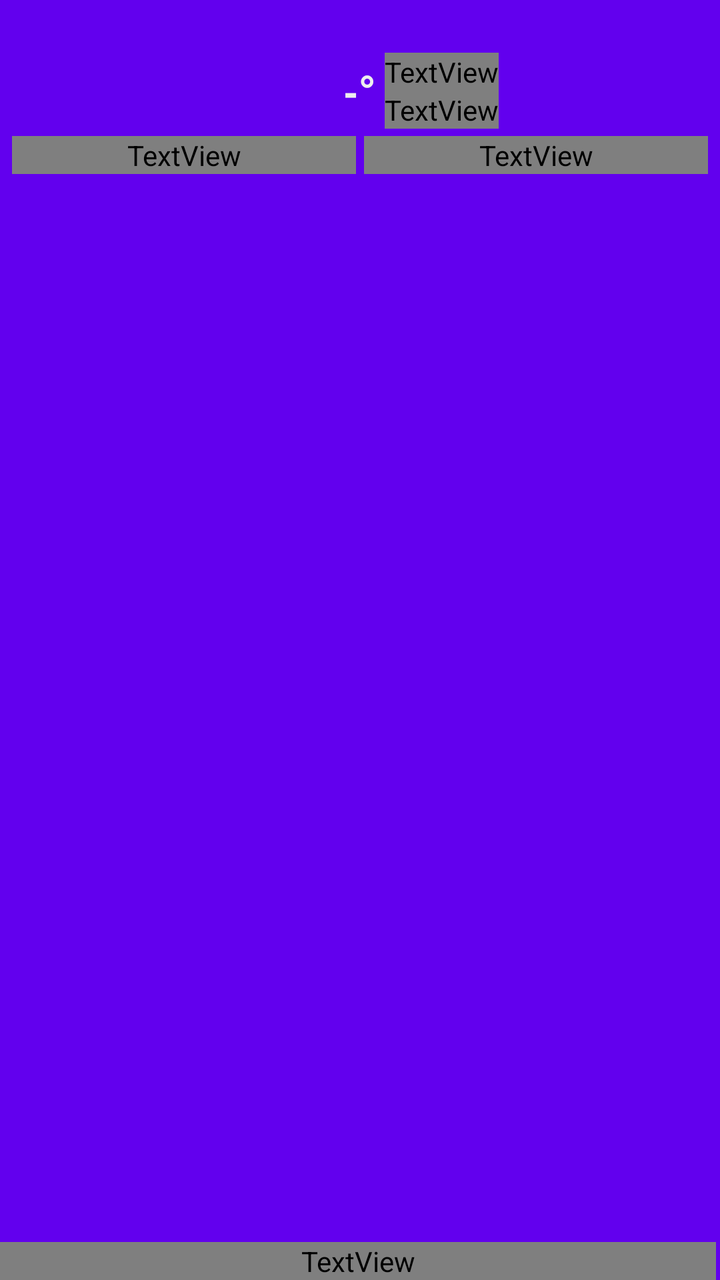
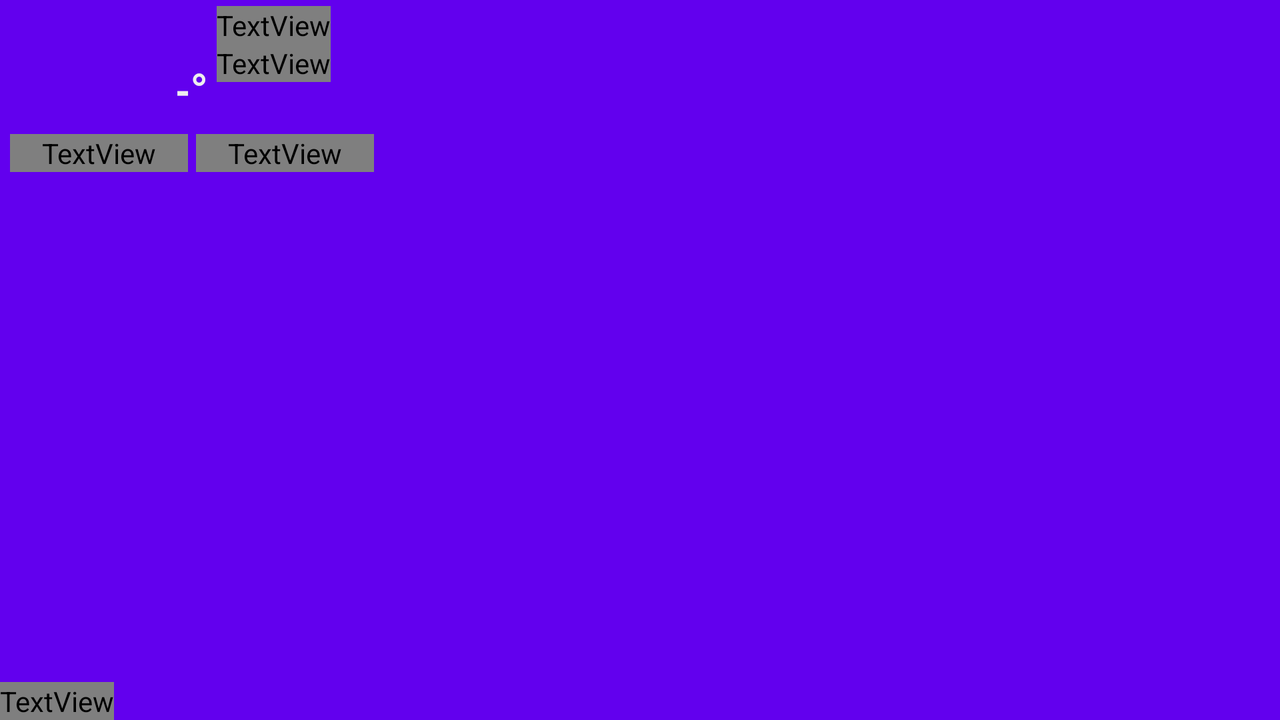

Compare how this app lays out the same screen by default and in its alternative resource folder. The renders come first, then the two layout files and the values they reference.
<!-- AndroidManifest.xml: fallback theme Theme.MaterialComponents.DayNight.NoActionBar -->
<!-- res/layout/activity_weatherdetails.xml -->
<?xml version="1.0" encoding="utf-8"?>
<RelativeLayout
        xmlns:android="http://schemas.android.com/apk/res/android"
        android:id="@+id/weatherdetails_maincontainer"
        android:layout_width="match_parent"
        android:layout_height="match_parent"
        android:background="?attr/colorPrimary"
        android:fitsSystemWindows="true">

    <TextView android:id="@+id/weatherdetails_reference_text"
              android:layout_width="match_parent"
              android:layout_height="wrap_content"
              android:layout_alignParentBottom="true"
              android:layout_marginRight="2dp"
              android:textColor="?attr/colorText"
              android:textSize="@dimen/widget_textsize_medium"
              android:visibility="visible"
              android:textAlignment="center"
              android:gravity="center_horizontal"
              android:layout_gravity="center"
              android:text="@string/dwd_notice"/>

    <ScrollView
            android:id="@+id/weatherdetails_scrollview"
            android:layout_width="wrap_content"
            android:layout_height="match_parent"
            android:layout_above="@id/weatherdetails_reference_text">

        <RelativeLayout
                android:layout_width="match_parent"
                android:layout_height="wrap_content">

            <RelativeLayout
                    android:id="@+id/weatherdetails_forecastcontainer"
                    android:layout_width="match_parent"
                    android:layout_height="wrap_content"
                    android:padding="4dp">

                <ImageView android:contentDescription="@null" android:id="@+id/weatherdetails_backgroundimage"
                           android:layout_width="match_parent"
                           android:layout_height="match_parent"/>

                <RelativeLayout
                        android:id="@+id/weatherdetails_weather_container"
                        android:layout_alignParentTop="true"
                        android:layout_alignParentLeft="true"
                        android:gravity="center_horizontal|center_vertical"
                        android:layout_gravity="center_horizontal|center_vertical"
                        android:layout_marginLeft="@dimen/widget_margin"
                        android:layout_marginRight="@dimen/widget_margin"
                        android:layout_width="match_parent"
                        android:layout_height="match_parent">

                    <ImageView android:contentDescription="@null" android:id="@+id/weatherdetails_weatherconditionicon"
                               android:layout_width="@dimen/widget_weathericon_size"
                               android:layout_height="@dimen/widget_weathericon_size"
                               android:layout_alignParentLeft="true"
                               android:layout_centerVertical="true"
                               android:layout_gravity="left|center_vertical"
                               android:src="@mipmap/not_available" />

                    <TextView android:id="@+id/weatherdetails_temperature"
                              android:textSize="@dimen/widget_textsize_double"
                              android:textColor="@color/colorTextWidget"
                              android:gravity="left|center_vertical"
                              android:layout_centerVertical="true"
                              android:layout_centerHorizontal="true"
                              android:fontFamily="sans-serif-condensed-medium"
                              android:layout_width="wrap_content"
                              android:layout_height="wrap_content"
                              android:layout_marginLeft="2dp"
                              android:layout_marginRight="4dp"
                              android:text="-°"/>

                    <RelativeLayout
                            android:layout_width="wrap_content"
                            android:layout_height="match_parent"
                            android:layout_centerVertical="true"
                            android:layout_toRightOf="@id/weatherdetails_temperature">

                        <TextView android:id="@+id/weatherdetails_temperature_highlow"
                                  android:textSize="@dimen/widget_textsize_medium"
                                  android:textColor="?attr/colorText"
                                  android:layout_width="wrap_content"
                                  android:layout_height="wrap_content"
                                  android:text="-° | -°"/>

                        <TextView android:id="@+id/weatherdetails_pressure"
                                  android:textSize="@dimen/widget_textsize_medium"
                                  android:textColor="?attr/colorText"
                                  android:layout_gravity="right"
                                  android:layout_below="@id/weatherdetails_temperature_highlow"
                                  android:layout_width="wrap_content"
                                  android:layout_height="wrap_content"
                                  android:text="- hPa"/>

                    </RelativeLayout>


                    <LinearLayout
                            android:id="@+id/weatherdetails_bottom_text_container"
                            android:layout_width="match_parent"
                            android:layout_height="wrap_content"
                            android:orientation="horizontal"
                            android:layout_alignParentLeft="true"
                            android:layout_below="@id/weatherdetails_weatherconditionicon"
                            android:weightSum="2">

                        <TextView android:id="@+id/weatherdetails_weatherconditiontext"
                                  android:textSize="@dimen/widget_textsize_medium"
                                  android:textColor="?attr/colorText"
                                  android:layout_weight="1"
                                  android:layout_width="0dp"
                                  android:layout_height="wrap_content"
                                  android:layout_marginRight="2dp"
                                  android:textAlignment="textStart"
                                  android:layout_gravity="left"
                                  android:text="-"/>

                        <TextView
                                android:id="@+id/weatherdetails_locationtext"
                                android:textSize="@dimen/widget_textsize_medium"
                                android:textColor="?attr/colorText"
                                android:layout_weight="1"
                                android:layout_width="0dp"
                                android:layout_height="wrap_content"
                                android:layout_marginLeft="2dp"
                                android:textAlignment="textEnd"
                                android:gravity="right"
                                android:text="-"/>

                    </LinearLayout>

                </RelativeLayout>

            </RelativeLayout>

            <LinearLayout
                    android:id="@+id/weatherdetails_warnings"
                    android:layout_width="match_parent"
                    android:layout_height="wrap_content"
                    android:orientation="vertical"
                    android:layout_below="@+id/weatherdetails_forecastcontainer"
                    android:layout_margin="3dp"
                    android:padding="3dp">
            </LinearLayout>

            <LinearLayout
                    android:id="@+id/weatherdetails_clouds"
                    android:layout_width="match_parent"
                    android:layout_height="wrap_content"
                    android:orientation="vertical"
                    android:layout_below="@+id/weatherdetails_warnings"
                    android:layout_margin="3dp"
                    android:padding="3dp">
            </LinearLayout>

            <LinearLayout
                    android:id="@+id/weatherdetails_wind"
                    android:layout_width="match_parent"
                    android:layout_height="wrap_content"
                    android:orientation="vertical"
                    android:layout_below="@+id/weatherdetails_clouds"
                    android:layout_margin="3dp"
                    android:padding="3dp">
            </LinearLayout>

            <LinearLayout
                    android:id="@+id/weatherdetails_valuelist"
                    android:layout_width="match_parent"
                    android:layout_height="wrap_content"
                    android:orientation="vertical"
                    android:layout_below="@+id/weatherdetails_wind"
                    android:layout_margin="3dp"
                    android:padding="3dp">
            </LinearLayout>

            <LinearLayout
                    android:id="@+id/weatherdetails_visibility"
                    android:layout_width="match_parent"
                    android:layout_height="wrap_content"
                    android:orientation="vertical"
                    android:layout_below="@+id/weatherdetails_valuelist"
                    android:layout_margin="3dp"
                    android:padding="3dp">
            </LinearLayout>

            <LinearLayout
                    android:id="@+id/weatherdetails_incidents"
                    android:layout_width="match_parent"
                    android:layout_height="wrap_content"
                    android:orientation="vertical"
                    android:layout_below="@+id/weatherdetails_visibility"
                    android:layout_margin="3dp"
                    android:padding="3dp">
            </LinearLayout>


            <LinearLayout
                    android:id="@+id/weatherdetails_precipitation"
                    android:layout_width="match_parent"
                    android:layout_height="wrap_content"
                    android:orientation="vertical"
                    android:layout_below="@+id/weatherdetails_incidents"
                    android:layout_margin="3dp"
                    android:padding="3dp">
            </LinearLayout>

            <FrameLayout
                    android:id="@+id/weatherdetails_precipitationchartframe"
                    android:layout_width="match_parent"
                    android:layout_height="match_parent"
                    android:layout_margin="3dp"
                    android:layout_below="@id/weatherdetails_precipitation"
                    android:layout_centerInParent="true"
                    android:padding="3dp">

                <ImageView android:contentDescription="@null"
                        android:id="@+id/weatherdetails_precipitationchart"
                        android:layout_width="wrap_content"
                        android:layout_height="wrap_content"
                        android:gravity="center"
                        android:layout_margin="3dp"
                        android:padding="3dp"/>

            </FrameLayout>

            <LinearLayout
                    android:id="@+id/weatherdetails_moonandsun"
                    android:layout_width="match_parent"
                    android:layout_height="wrap_content"
                    android:orientation="vertical"
                    android:layout_below="@id/weatherdetails_precipitationchartframe"
                    android:layout_margin="3dp"
                    android:padding="3dp">
            </LinearLayout>

            <LinearLayout
                    android:id="@+id/weatherdetails_pollen"
                    android:layout_width="match_parent"
                    android:layout_height="wrap_content"
                    android:orientation="vertical"
                    android:layout_below="@id/weatherdetails_moonandsun"
                    android:layout_margin="3dp"
                    android:padding="3dp">
            </LinearLayout>

            <LinearLayout
                    android:id="@+id/weatherdetails_pollenvalues"
                    android:layout_width="match_parent"
                    android:layout_height="wrap_content"
                    android:orientation="vertical"
                    android:layout_below="@+id/weatherdetails_pollen"
                    android:layout_margin="3dp"
                    android:padding="3dp">
            </LinearLayout>


            <View
                    android:layout_width="match_parent"
                    android:layout_height="50dp"
                    android:layout_below="@id/weatherdetails_pollenvalues"
                    />

        </RelativeLayout>

    </ScrollView>

    <ProgressBar
            android:id="@+id/weatherdetails_progressbar"
            android:layout_width="120dp"
            android:layout_height="120dp"
            android:layout_gravity="center"
            android:gravity="center"
            android:indeterminate="true"
            android:visibility="invisible" android:layout_centerInParent="true"/>

</RelativeLayout>
<!-- resources referenced by this layout -->
<resources>
  <color name="colorTextWidget">@color/colorText_DarkTheme</color>
  <dimen name="widget_margin">2dp</dimen>
  <dimen name="widget_textsize_double">24sp</dimen>
  <dimen name="widget_textsize_medium">12sp</dimen>
  <dimen name="widget_weathericon_size">64sp</dimen>
  <string name="dwd_notice">Data basis: Deutscher Wetterdienst, own elements added, some data averaged over individual values.</string>
  <color name="colorText_DarkTheme">#eeeeee</color>
</resources>
<!-- res/layout-w600dp-land/activity_weatherdetails.xml (the repository's variant of the layout above) -->
<!-- drawn on the phone turned sideways -->
<?xml version="1.0" encoding="utf-8"?>
<LinearLayout
        xmlns:android="http://schemas.android.com/apk/res/android"
        android:id="@+id/weatherdetails_maincontainer"
        android:layout_width="match_parent"
        android:layout_height="match_parent"
        android:orientation="horizontal"
        android:weightSum="10"
        android:background="?attr/colorPrimary"
        android:fitsSystemWindows="true">

    <RelativeLayout
            android:layout_width="0dp"
            android:layout_height="match_parent"
            android:layout_weight="3">

        <TextView android:id="@+id/weatherdetails_reference_text"
                  android:layout_width="wrap_content"
                  android:layout_height="wrap_content"
                  android:layout_alignParentBottom="true"
                  android:layout_marginRight="2dp"
                  android:textColor="?attr/colorText"
                  android:textSize="@dimen/fcmain_textsize_medium"
                  android:visibility="visible"
                  android:textAlignment="center"
                  android:gravity="center_horizontal"
                  android:layout_gravity="center"
                  android:text="@string/dwd_notice"/>

        <LinearLayout
                android:layout_width="match_parent"
                android:layout_height="wrap_content"
                android:orientation="vertical"
                android:layout_above="@id/weatherdetails_reference_text">

            <RelativeLayout
                    android:id="@+id/weatherdetails_forecastcontainer"
                    android:layout_width="match_parent"
                    android:layout_height="wrap_content"
                    android:padding="3dp">

                <ImageView android:contentDescription="@null" android:id="@+id/weatherdetails_backgroundimage"
                           android:layout_width="match_parent"
                           android:layout_height="wrap_content"/>

                <RelativeLayout
                        android:id="@+id/weatherdetails_weather_container"
                        android:layout_alignParentTop="true"
                        android:layout_alignParentLeft="true"
                        android:gravity="center_horizontal|top"
                        android:layout_gravity="center_horizontal|top"
                        android:layout_marginLeft="@dimen/widget_margin"
                        android:layout_marginRight="@dimen/widget_margin"
                        android:layout_width="match_parent"
                        android:layout_height="wrap_content">

                    <ImageView android:contentDescription="@null" android:id="@+id/weatherdetails_weatherconditionicon"
                               android:layout_width="@dimen/widget_weathericon_size"
                               android:layout_height="@dimen/widget_weathericon_size"
                               android:layout_alignParentLeft="true"
                               android:layout_centerVertical="true"
                               android:layout_gravity="left"
                               android:src="@mipmap/not_available"/>

                    <TextView android:id="@+id/weatherdetails_temperature"
                              android:textSize="@dimen/widget_textsize_double"
                              android:textColor="@color/colorTextWidget"
                              android:gravity="left"
                              android:layout_centerVertical="true"
                              android:layout_centerHorizontal="true"
                              android:fontFamily="sans-serif-condensed-medium"
                              android:layout_width="wrap_content"
                              android:layout_height="wrap_content"
                              android:layout_marginLeft="2dp"
                              android:layout_marginRight="4dp"
                              android:text="-°"/>

                    <TextView android:id="@+id/weatherdetails_temperature_highlow"
                              android:textSize="@dimen/widget_textsize_medium"
                              android:textColor="?attr/colorText"
                              android:gravity="left"
                              android:layout_alignTop="@id/weatherdetails_temperature"
                              android:layout_toRightOf="@id/weatherdetails_temperature"
                              android:layout_width="wrap_content"
                              android:layout_height="wrap_content"
                              android:text="-° | -°"/>

                    <TextView android:id="@+id/weatherdetails_pressure"
                              android:textSize="@dimen/widget_textsize_medium"
                              android:textColor="?attr/colorText"
                              android:layout_gravity="right"
                              android:layout_toRightOf="@id/weatherdetails_temperature"
                              android:layout_below="@id/weatherdetails_temperature_highlow"
                              android:layout_width="wrap_content"
                              android:layout_height="wrap_content"
                              android:text="- hPa"/>

                    <LinearLayout
                            android:id="@+id/weatherdetails_bottom_text_container"
                            android:layout_width="match_parent"
                            android:layout_height="wrap_content"
                            android:orientation="horizontal"
                            android:layout_alignParentLeft="true"
                            android:layout_below="@id/weatherdetails_weatherconditionicon"
                            android:weightSum="2">

                        <TextView android:id="@+id/weatherdetails_weatherconditiontext"
                                  android:textSize="@dimen/widget_textsize_medium"
                                  android:textColor="?attr/colorText"
                                  android:layout_weight="1"
                                  android:layout_width="0dp"
                                  android:layout_height="wrap_content"
                                  android:layout_marginRight="2dp"
                                  android:textAlignment="textStart"
                                  android:layout_gravity="left"
                                  android:text="-"/>

                        <TextView
                                android:id="@+id/weatherdetails_locationtext"
                                android:textSize="@dimen/widget_textsize_medium"
                                android:textColor="?attr/colorText"
                                android:layout_weight="1"
                                android:layout_width="0dp"
                                android:layout_height="wrap_content"
                                android:layout_marginLeft="2dp"
                                android:textAlignment="textEnd"
                                android:gravity="right"
                                android:text="-"/>

                    </LinearLayout>

                </RelativeLayout>

            </RelativeLayout>

            <RelativeLayout
                    android:layout_width="match_parent"
                    android:layout_height="0dp"
                    android:layout_weight="6">

                <LinearLayout
                        android:id="@+id/weatherdetails_precipitation"
                        android:layout_width="match_parent"
                        android:layout_height="wrap_content"
                        android:orientation="vertical"
                        android:layout_alignParentTop="true"
                        android:layout_margin="3dp"
                        android:padding="0dp">
                </LinearLayout>

                <FrameLayout
                        android:id="@+id/weatherdetails_precipitationchartframe"
                        android:layout_width="match_parent"
                        android:layout_height="match_parent"
                        android:layout_margin="3dp"
                        android:layout_below="@id/weatherdetails_precipitation"
                        android:layout_centerInParent="true"
                        android:padding="3dp">

                    <ImageView android:contentDescription="@null"
                            android:id="@+id/weatherdetails_precipitationchart"
                            android:layout_width="wrap_content"
                            android:layout_height="wrap_content"
                            android:gravity="center"
                            android:layout_margin="3dp"
                            android:padding="3dp"/>

                </FrameLayout>

            </RelativeLayout>

        </LinearLayout>

    </RelativeLayout>


    <ScrollView
            android:id="@+id/weatherdetails_scrollview"
            android:layout_width="0dp"
            android:layout_height="match_parent"
            android:layout_weight="7"
            android:layout_above="@id/weatherdetails_reference_text">

        <RelativeLayout
                android:layout_width="match_parent"
                android:layout_height="wrap_content">

            <LinearLayout
                    android:id="@+id/weatherdetails_warnings"
                    android:layout_width="match_parent"
                    android:layout_height="wrap_content"
                    android:orientation="vertical"
                    android:layout_alignParentTop="true"
                    android:layout_margin="3dp"
                    android:padding="3dp">
            </LinearLayout>

            <LinearLayout
                    android:id="@+id/weatherdetails_clouds"
                    android:layout_width="match_parent"
                    android:layout_height="wrap_content"
                    android:orientation="vertical"
                    android:layout_below="@+id/weatherdetails_warnings"
                    android:layout_margin="3dp"
                    android:padding="3dp">
            </LinearLayout>

            <LinearLayout
                    android:id="@+id/weatherdetails_wind"
                    android:layout_width="match_parent"
                    android:layout_height="wrap_content"
                    android:orientation="vertical"
                    android:layout_below="@+id/weatherdetails_clouds"
                    android:layout_margin="3dp"
                    android:padding="3dp">
            </LinearLayout>

            <LinearLayout
                    android:id="@+id/weatherdetails_valuelist"
                    android:layout_width="match_parent"
                    android:layout_height="wrap_content"
                    android:orientation="vertical"
                    android:layout_below="@+id/weatherdetails_wind"
                    android:layout_margin="3dp"
                    android:padding="3dp">
            </LinearLayout>

            <LinearLayout
                    android:id="@+id/weatherdetails_visibility"
                    android:layout_width="match_parent"
                    android:layout_height="wrap_content"
                    android:orientation="vertical"
                    android:layout_below="@+id/weatherdetails_valuelist"
                    android:layout_margin="3dp"
                    android:padding="3dp">
            </LinearLayout>

            <LinearLayout
                    android:id="@+id/weatherdetails_incidents"
                    android:layout_width="match_parent"
                    android:layout_height="wrap_content"
                    android:orientation="vertical"
                    android:layout_below="@+id/weatherdetails_visibility"
                    android:layout_margin="3dp"
                    android:padding="3dp">
            </LinearLayout>

            <LinearLayout
                    android:id="@+id/weatherdetails_moonandsun"
                    android:layout_width="match_parent"
                    android:layout_height="wrap_content"
                    android:orientation="vertical"
                    android:layout_below="@id/weatherdetails_incidents"
                    android:layout_margin="3dp"
                    android:padding="3dp">
            </LinearLayout>

            <LinearLayout
                    android:id="@+id/weatherdetails_pollen"
                    android:layout_width="match_parent"
                    android:layout_height="wrap_content"
                    android:orientation="vertical"
                    android:layout_below="@id/weatherdetails_moonandsun"
                    android:padding="3dp">
            </LinearLayout>

            <LinearLayout
                    android:id="@+id/weatherdetails_pollenvalues"
                    android:layout_width="match_parent"
                    android:layout_height="wrap_content"
                    android:orientation="vertical"
                    android:layout_below="@+id/weatherdetails_pollen"
                    android:layout_margin="3dp"
                    android:padding="3dp">
            </LinearLayout>


            <View
                    android:layout_width="match_parent"
                    android:layout_height="50dp"
                    android:layout_below="@id/weatherdetails_incidents"
            />

        </RelativeLayout>
    </ScrollView>
</LinearLayout>
<!-- resources referenced by the variant -->
<!-- as the phone turned sideways resolves them -->
<resources>
  <color name="colorTextWidget">@color/colorText_DarkTheme</color>
  <dimen name="fcmain_textsize_medium">12sp</dimen>
  <dimen name="widget_margin">2dp</dimen>
  <dimen name="widget_textsize_double">24sp</dimen>
  <dimen name="widget_textsize_medium">12sp</dimen>
  <dimen name="widget_weathericon_size">64sp</dimen>
  <string name="dwd_notice">Data basis: Deutscher Wetterdienst, own elements added, some data averaged over individual values.</string>
  <color name="colorText_DarkTheme">#eeeeee</color>
</resources>
